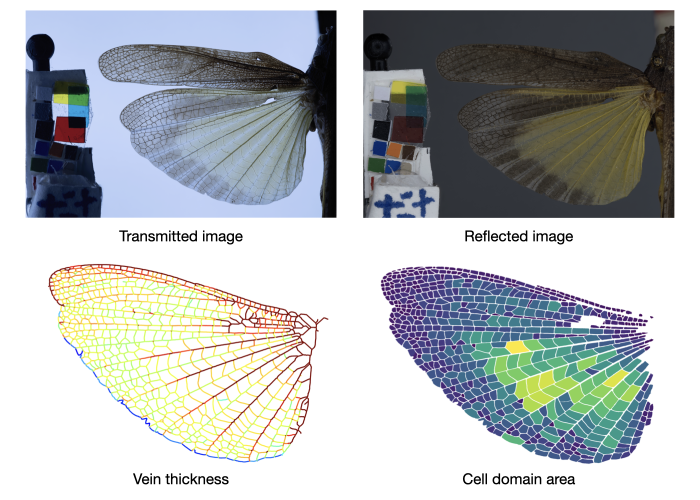
#> input picture intro_img2.png, 1400 x 1000 px, given in place of intro_img2.png+stack_0_hw_crop_mapped.png, which was not available (shown at 1/2 size); the run also reads 1 picture not shown here
$ python svd_img.py ../../intro_img2.png
#> lines starting #> are read from the running program, lines starting #| are printed output that depends on the picture; pictures that were not available may be replaced by others from this repository, and a replacement may not be noted
#> further down, im_rl is the input picture: shape (1000, 1400, 3); mean B, G, R 184.9, 183.4, 179.4
### source/03_svd/multi_svd.py
import numpy as np
from PIL import Image
from skimage import io
import cv2
import tifffile as tif
import matplotlib.pyplot as plt

def save_comp(fn, im_rl, im_tl, temp_dir=None):
    """
    Save SVD components.

    Args:
        fn: Base filename for outputs
        im_rl: Reflected light image
        im_tl: Transmitted light image
        temp_dir: Optional directory for intermediate files. If None, saves all to same location as fn.
    """

    (N,M,z)=im_tl.shape
#> N = 1000; M = 1400; z = 3

    # Rotate the image 90 degree
    im_rl=np.transpose(im_rl, (1, 0, 2))
#> im_rl: shape (1400, 1000, 3) float32
    im_tl=np.transpose(im_tl,(1,0,2))
#> im_tl: shape (1400, 1000, 3) float64

    # Choose a long rectangle range
    x1=N//2-1000;x2=N//2+1000
#> after `x1 = N // 2 - 1000`: x1 = -500
#> after `x2 = N // 2 + 1000`: x2 = 1500
    y1=M//2-500;y2=M//2+500
#> after `y1 = M // 2 - 500`: y1 = 200
#> after `y2 = M // 2 + 500`: y2 = 1200

    # y1=1500;x1=1000;y2=2000;x2=3000
    #pick window 1
    crop_im_rl=im_rl[x1:x2,y1:y2,:]
    crop_im_tl=im_tl[x1:x2,y1:y2,:]

    # Save crop1 to temp directory if provided, otherwise to main directory
    import os
    crop1_fn = os.path.join(temp_dir, os.path.basename(fn) + "_crop1.png") if temp_dir else "%s_crop1.png"%fn
    io.imsave(crop1_fn, (crop_im_rl*255).astype(np.uint8))
    # Get the dimension of image
    (N,M,z)=crop_im_rl.shape
#> N = 500; M = 800

    #2mn*12, halfe(6) x f, other half(6) x g f(...=0;...=1); g=1-f
    mn=M*N
#> mn = 400000
    B=np.zeros((mn,12))
    B_avg=np.zeros(12)

    f=np.zeros((N,M))
    dx=1./(N-1)
#> dx = 0.002
    for i in range(N):
        f[i,:]=i*dx
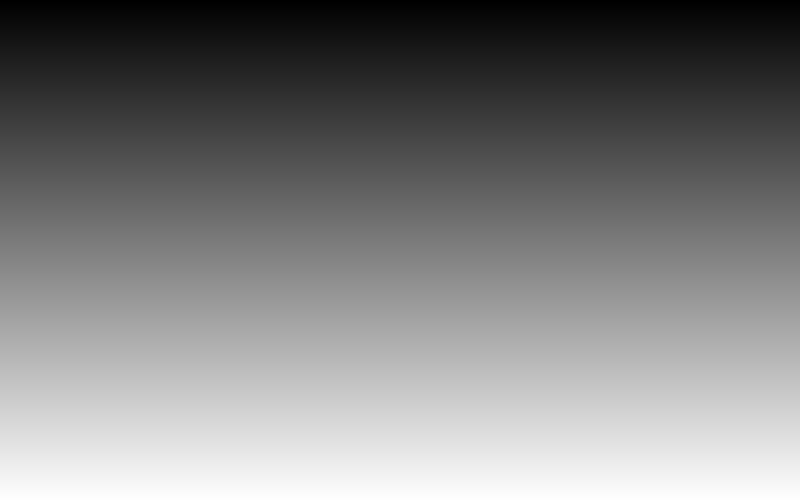
#> f: shape (500, 800) float64; min 0, max 1, mean 0.5

    for l in range(3):
        c=np.zeros((N,M))
        c[:,:]=crop_im_rl[:,:,l]
        B_avg[l]=np.mean(c)
        c-=B_avg[l]
        temp=c*f
        temp.shape=((mn));
        B[:,l]=temp
        temp=c*(1-f)
        temp.shape=((mn));
        B[:,l+6]=temp
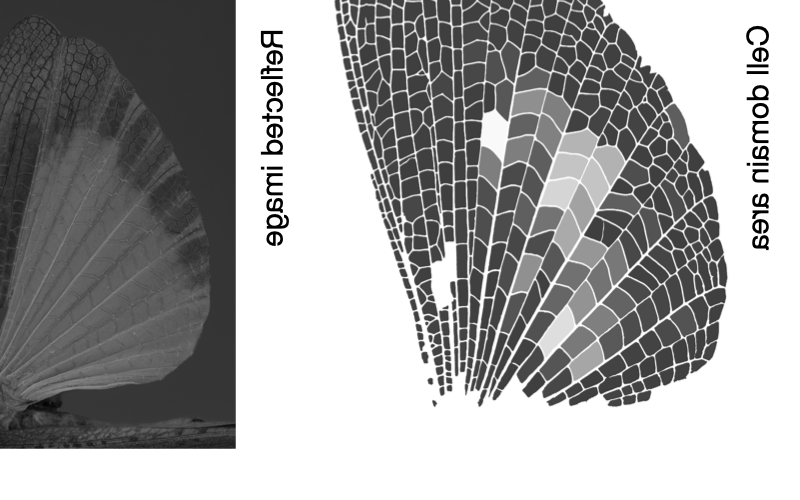
#> c: shape (500, 800) float64; min -0.63, max 0.37, mean -1.82e-17; drawn with min black and max white
#> after the loop, B_avg = [0.659, 0.667, 0.63, 0, 0, 0, 0, 0, 0, 0, 0, 0]

    for l in range(3):
        c=np.zeros((N,M))
        c[:,:]=crop_im_tl[:,:,l]
        B_avg[l+3]=np.mean(c)
        c-=B_avg[l+3]
        temp=c*f
        temp.shape=((mn));
        B[:,3+l]=temp
        temp=c*(1-f)
        temp.shape=((mn));
        B[:,3+l+6]=temp
#> after the loop, B_avg = [0.659, 0.667, 0.63, 0.659, 0.667, 0.63, 0, 0, 0, 0, 0, 0]

    # Compute SVD and save data
    (u,s,v)=np.linalg.svd(B.T,full_matrices=0)
#> s = [365.8, 221.2, 62.9, 42.95, 26.26, 17.44, 1.13, 0.805, 0.652, 0.519, 0.37, 0.314]


    (N2,M2,z)=im_rl.shape
#> N2 = 1400; M2 = 1000
    # Loop over six vectors
    sz=M2*N2
#> sz = 1400000
    b=np.zeros((sz))

    # use the full image
    A=np.zeros((M2*N2,12))
    A_avg=np.zeros(12)
    g=np.zeros((N2,M2))
    dx=1./(N2-1)
#> dx = 0.000715
    for i in range(N2):
        g[i,:]=i*dx
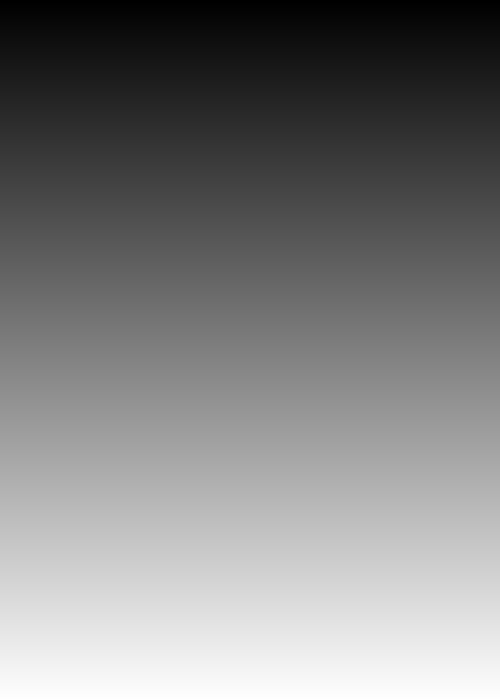
#> g: shape (1400, 1000) float64 (shown at 1/2 size); min 0, max 1, mean 0.5

    for l in range(3):
        c=np.zeros((N2,M2))
        c[:,:]=im_rl[:,:,l]
        A_avg[l]=np.mean(c)
        c-=A_avg[l]
        temp=c*g
        temp.shape=((sz));
        A[:,l]=temp
        temp=c*(1-g)
        temp.shape=((sz));
        A[:,l+6]=temp
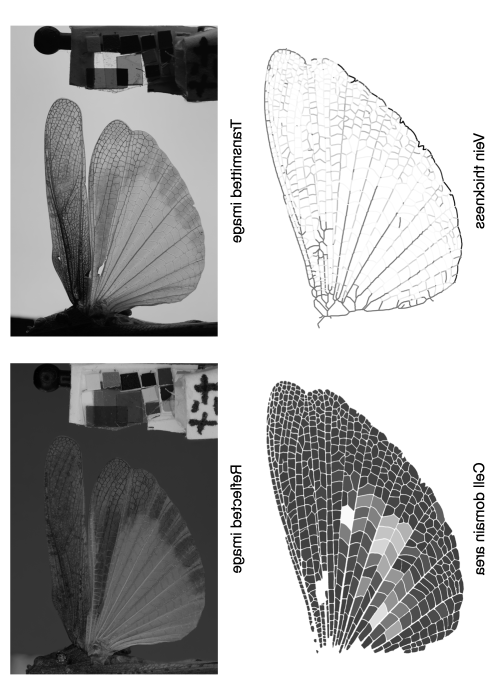
#> c: shape (1400, 1000) float64 (shown at 1/2 size); min -0.703, max 0.297, mean -1.47e-16; drawn with min black and max white
#> after the loop, A_avg = [0.725, 0.719, 0.703, 0, 0, 0, 0, 0, 0, 0, 0, 0]

    for l in range(3):
        c=np.zeros((N2,M2))
        c[:,:]=im_tl[:,:,l]
        A_avg[l+3]=np.mean(c)
        c-=A_avg[l+3]
        temp=c*g
        temp.shape=((sz));
        A[:,3+l]=temp
        temp=c*(1-g)
        temp.shape=((sz));
        A[:,3+l+6]=temp
#> after the loop, A_avg = [0.725, 0.719, 0.703, 0.725, 0.719, 0.703, 0, 0, 0, 0, 0, 0]

    # output first vector
    # construct the result using u1, u2
    result=A@u[:,0]

    pos=np.zeros(sz)
    neg=np.zeros(sz)
    for j in range(sz):
        if result[j]<0:
            neg[j]=-result[j]
            # result[j]=0 # change
        elif result[j]<1:
            pos[j]=result[j]
        # else:
        #     pos[j]=1 #change
        #     result[j]=1 #change

    result=result.reshape((N2,M2))
    pos=pos.reshape((N2,M2))
    neg=neg.reshape((N2,M2))

    # Make background black
    np.clip(result,0,1)
    im_bkg=np.mean(im_rl,axis=2)
    im_bkg2=np.mean(im_tl,axis=2)

    result[im_bkg==1.]=0
    result[im_bkg2==1.]=0
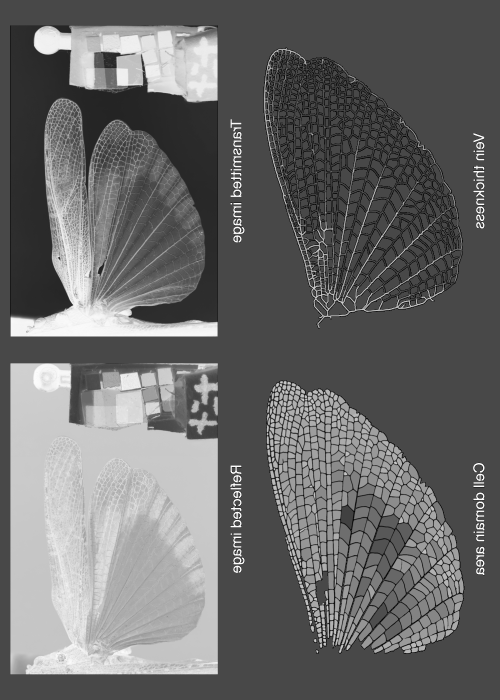
#> result: shape (1400, 1000) float64 (shown at 1/2 size); min -0.498, max 1.26, mean 0.231; drawn with min black and max white
    pos[im_bkg==1.]=0

    result = 1.-result
    result[im_bkg==1.]=0
    result[im_bkg2==1.]=0
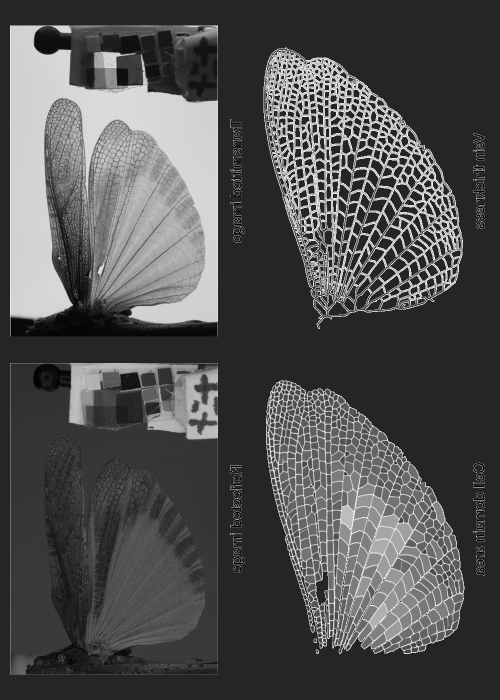
#> result: shape (1400, 1000) float64 (shown at 1/2 size); min -0.256, max 1.5, mean 0.303; drawn with min black and max white

    # Transpose back to the original orientation
    result=np.transpose(result, (1, 0))
#> result: shape (1000, 1400) float64
    pos=np.transpose(pos, (1, 0))
#> pos: shape (1000, 1400) float64
    neg=np.transpose(neg, (1, 0))
#> neg: shape (1000, 1400) float64

    # Save final output to main directory
    io.imsave("%s_hw_1.png"%fn,(result*255).astype(np.uint8))
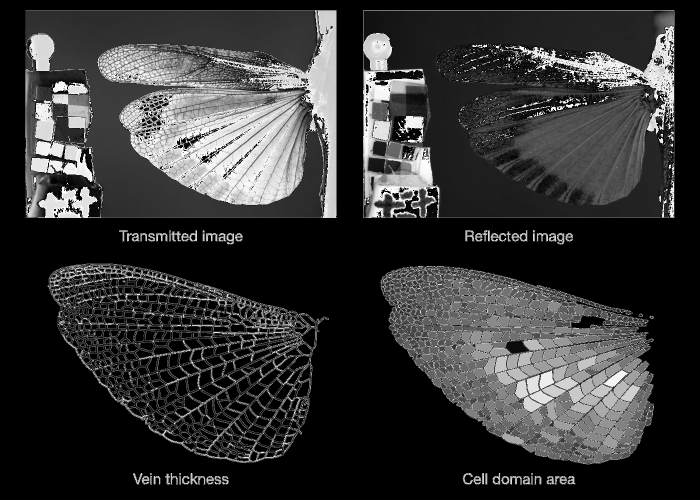
#> saved as intro_img2.png_hw_1.png: shape (1000, 1400) (shown at 1/2 size); min 0, max 255, mean 53.3
    # Save intermediate pos/neg to temp directory if provided
    pos_fn = os.path.join(temp_dir, os.path.basename(fn) + "_hw_1_pos.png") if temp_dir else "%s_hw_1_pos.png"%fn
    neg_fn = os.path.join(temp_dir, os.path.basename(fn) + "_hw_1_neg.png") if temp_dir else "%s_hw_1_neg.png"%fn
    io.imsave(pos_fn,(pos*255).astype(np.uint8))
    io.imsave(neg_fn,(neg*255).astype(np.uint8))


# Make dark background for im_target according to background in im_ref
def dark_bkg(fn,im_ref,im_target):
     # Make background black

    im_bkg=np.mean(im_ref,axis=2)
    # print(im_bkg)
    im_target[im_bkg==1.]=0
    io.imsave("%s_hw_1.png"%fn,im_target)


# [32 lines that do not run on import are left out]

### source/03_svd/svd_img.py
import numpy as np
from PIL import Image
from skimage import io
import cv2
import tifffile as tif
import matplotlib.pyplot as plt
import multi_svd
import sys
import os
import glob

if __name__=="__main__":

    # Read aligned images from result/03_svd/population_XX/ (output from alignment step)
    # Input: Aligned images from result/03_svd/population_XX/
    # Output: SVD processed images to result/03_svd/population_XX/
    file_name = sys.argv[1] # population_34+FMNH_4669526

    # Extract population ID from filename
    population_id = file_name.split('+')[0]  # e.g., "population_34"

    fn_base = "../../result/03_svd/"
    fn = os.path.join(fn_base, population_id) + "/"

    # Create output directory if it doesn't exist
    os.makedirs(fn, exist_ok=True)

    # Reflected image (after alignment/mapping) - read from temp folder
    temp_dir = os.path.join(fn, f"{file_name}_temp")
    im_rl = cv2.imread(os.path.join(temp_dir, file_name+'+stack_0_hw_crop_mapped.png'))
    im_rl=im_rl.astype(np.float32);im_rl/=255.0

    # Transmitted image (original cropped from Step 02)
    # Try result/03_svd first, then fall back to Step 02 output
    im_tl_path = fn+file_name+'+stack_1_hw_crop.tif'
    if not os.path.exists(im_tl_path):
        # Fall back to Step 02 output location
        possible_paths = glob.glob(f"../../result/02_extraction/population_*/perfect_cropped/{file_name}+stack_1_hw_crop.tif")
        if possible_paths:
            im_tl_path = possible_paths[0]

    im_tl = cv2.imread(im_tl_path)
    im_tl=im_tl.astype(np.float64);im_tl/=255.0

    # Save result to result/03_svd/population_XX/
    # Intermediate files go to temp_dir, final output goes to main directory
    save_fn = fn+file_name
    multi_svd.save_comp(save_fn, im_rl, im_tl, temp_dir=temp_dir)

    # Make sure the background is black
    im_target=cv2.imread(save_fn+"_hw_1.png")
    multi_svd.dark_bkg(save_fn,im_rl,im_target)
